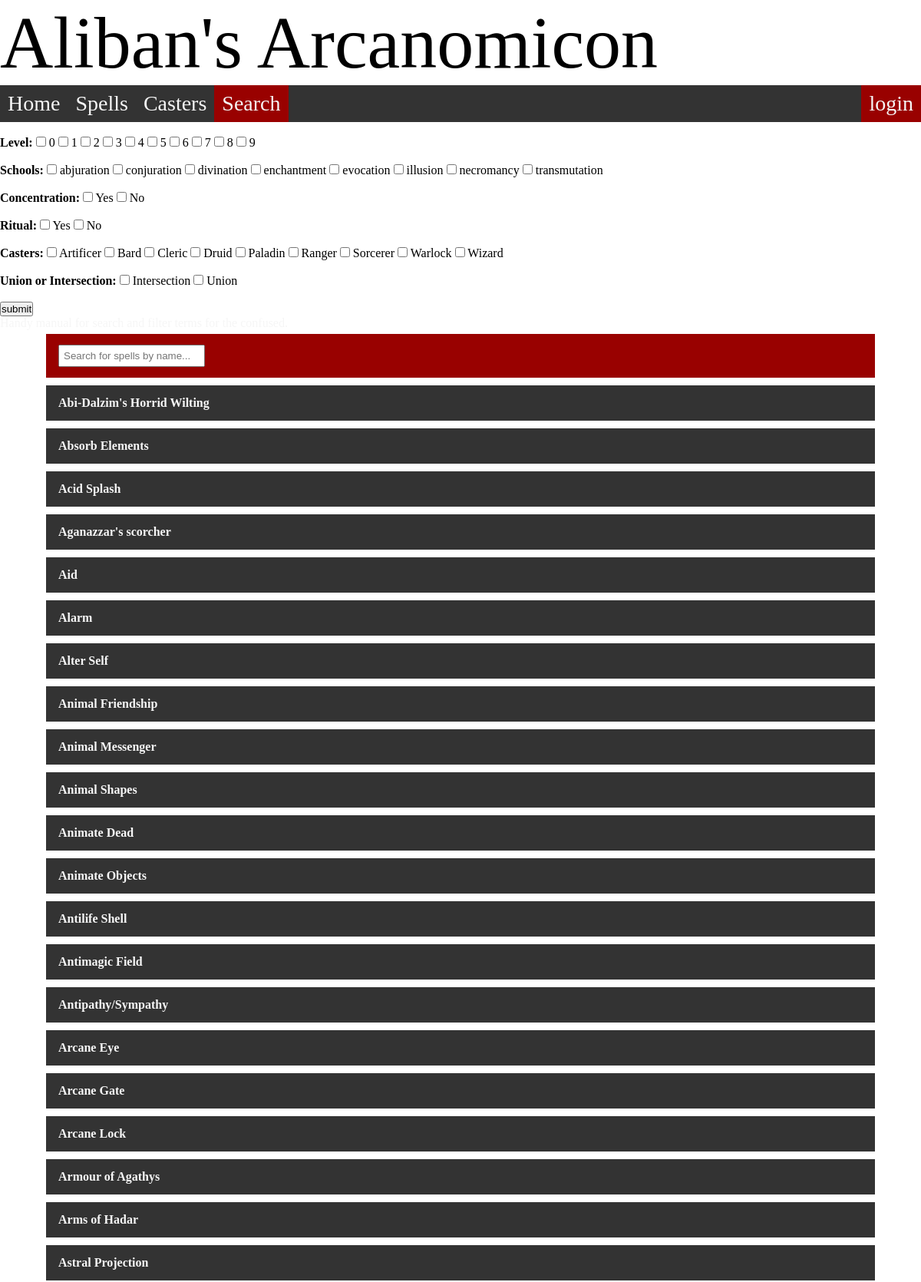
Screenshot of /search (upper part) with the database file from the repository.
### models.py (models this page shows)
class School (db.Model):
    __tablename__ = "School"
    id = db.Column(db.Integer, primary_key = True)
    name = db.Column(db.String())
    description = db.Column(db.Text)

class Caster (db.Model): #Caster, the first table with a many-many relationship with Spell
    __tablename__ = "Caster"
    id = db.Column(db.Integer, primary_key = True)
    name = db.Column(db.String())
    description = db.Column(db.Text)
    spells = db.relationship('Spell', secondary=SpellCaster, back_populates='casters')

class Spell (db.Model): #main table in my database, this is the main table I query for information on all my spells.
    __tablename__ = "Spell"
    id = db.Column(db.Integer, unique = True, primary_key = True)
    name = db.Column(db.String())
    description = db.Column(db.Text)
    level = db.Column(db.Integer)
    components = db.Column(db.String())
    concentration = db.Column(db.Integer)
    ritual = db.Column(db.Integer)
    damage = db.Column(db.String())
    range = db.Column(db.Integer, db.ForeignKey('Range.id'))
    duration = db.Column(db.Integer, db.ForeignKey('Duration.id'))
    castingtime = db.Column(db.Integer, db.ForeignKey('Castingtime.id'))
    school = db.Column(db.Integer, db.ForeignKey('School.id'))
    ranges = db.relationship('Range', backref='spell')
    durations = db.relationship('Duration', backref='spell')
    castingtimes = db.relationship('Castingtime', backref='spell')
    schools = db.relationship('School', backref='school')
    casters = db.relationship('Caster', secondary=SpellCaster, back_populates='spells')
    tags = db.relationship('Tag', secondary=SpellTag, back_populates='spells')
    users = db.relationship('UserSpells', back_populates='spell')

### main.py (the view, shortened to what this page needs)
@app.route("/search", methods=("GET","POST"))
def search():
    spells = models.Spell.query.order_by(models.Spell.name).all()
    schools = models.School.query.order_by(models.School.name).all()
    casters = models.Caster.query.order_by(models.Caster.name).all()
    return render_template("search.html", spells=spells, schools=schools, casters=casters)

### main.py (called while the page is built)
@app.context_processor
def add_current_user(): # function to create a user session
    if session.get('user'): # if there is user session
        return dict(current_user = models.User.query.get(session['user']))
    return dict(current_user = None)

### templates/search.html
{% extends 'layout.html' %}
{% block content %}
    <form method="POST" action="/search">
        <br>
        <p><b>Level:</b>
        {% for i in range(0,10) %}
            <input type="checkbox" name="param" value="level_{{i}}">
            <label for={{i}}>{{i}}</label>
        {% endfor %}
        </p>
        <br>
        <p><b>Schools:</b>
        {% for school in schools %}
            <input type="checkbox" name="param" value="school_{{school.id}}">
            <label for="{{school.id}}">{{school.name}}</label>
        {% endfor %}
        </p>
        <br>
        <p><b>Concentration:</b>
            <input type="checkbox" name="param" value="concentration_1">
            <label for="1">Yes</label>
            <input type="checkbox" name="param" value="concentration_0">
            <label for="0">No</label>
        </p>
        <br>
        <p><b>Ritual:</b>
            <input type="checkbox" name="param" value="ritual_1">
            <label for="1">Yes</label>
            <input type="checkbox" name="param" value="ritual_0">
            <label for="0">No</label>
        </p>
        <br>
        <p><b>Casters:</b>
        {% for caster in casters %}
            <input type="checkbox" name="param" value="caster_{{caster.id}}">
            <label for="{{caster.id}}">{{caster.name}}</label>
        {% endfor %}
        </p>
        <br>
        <p><b>Union or Intersection:</b>
            <input type="checkbox" name="param" value="Intersection">
            <label for="Intersection">Intersection</label>
            <input type="checkbox" name="param" value="Union">
            <label for="union">Union</label>
        </p>
        <br>
        <input type="submit" value="submit">
        <br>
        <a href="/search/instructions">Handy manual for search and filter terms for the confused.</a>
        <br>
    </form>
    {% include "_spelllist.html" %}
{% endblock content %}

### templates/_spelllist.html (shortened to what this page needs)
<div id="spellbarshell">
    <div class="spellbar">
        <input type="text" id="myInput" onkeyup="searchfilter()" placeholder="Search for spells by name...">
    </div>
</div>
<div class="spelllist" id="spelllist">
    {% for spell in spells %}
    <div class="spelllink">
        <a href="/spell/{{ spell.id }}">
            <div class="spellname">
                {{ spell.name }}
            </div>
        </a>
    </div>
    {% endfor %}
</div>

### static/css/style.css (style rules this page uses)
* { margin: 0; padding: 0; box-sizing: border-box; }
a:link { color: #F6F6F6; text-decoration: none; }
.spelllist { display: flex; flex-direction: column; }
.spelllink { display: block; margin: 5px; overflow: hidden; align-self: center; width: 90%; background-color: #333333; }
#spellbarshell { display: flex; flex-direction: column; }
.spellbar { display: block; margin: 5px; overflow: hidden; align-self: center; width: 90%; background-color: #990100; padding: 14px 16px }
.spellbar input[type=text] { padding: 5px; }
.spelllink a { padding: 14px 16px; text-align: left; text-decoration: none; float: left; width: 100%; font-family: Scaly Sans Caps; font-weight: 600; }
p { font-family: Scaly Sans; font-weight: normal; font-style: normal; }

### rows the page displays
School: name "abjuration"
School: name "conjuration"
School: name "divination"
School: name "enchantment"
School: name "evocation"
School: name "illusion"
School: name "necromancy"
School: name "transmutation"
Caster: name "Artificer"
Caster: name "Bard"
Caster: name "Cleric"
Caster: name "Druid"
Caster: name "Paladin"
Caster: name "Ranger"
Caster: name "Sorcerer"
Caster: name "Warlock"
Caster: name "Wizard"
Spell: name "Abi-Dalzim's Horrid Wilting"
Spell: name "Absorb Elements"
Spell: name "Acid Splash"
Spell: name "Aganazzar's scorcher"
Spell: name "Aid"
Spell: name "Alarm"
Spell: name "Alter Self"
Spell: name "Animal Friendship"
Spell: name "Animal Messenger"
Spell: name "Animal Shapes"
Spell: name "Animate Dead"
Spell: name "Animate Objects"
Spell: name "Antilife Shell"
Spell: name "Antimagic Field"
Spell: name "Antipathy/Sympathy"
Spell: name "Arcane Eye"
Spell: name "Arcane Gate"
Spell: name "Arcane Lock"
Spell: name "Armour of Agathys"
Spell: name "Arms of Hadar"
Spell: name "Astral Projection"

### other values shown
{{ i }} "0" "1" "2" "3" "4" "5" "6" "7" "8" "9"
